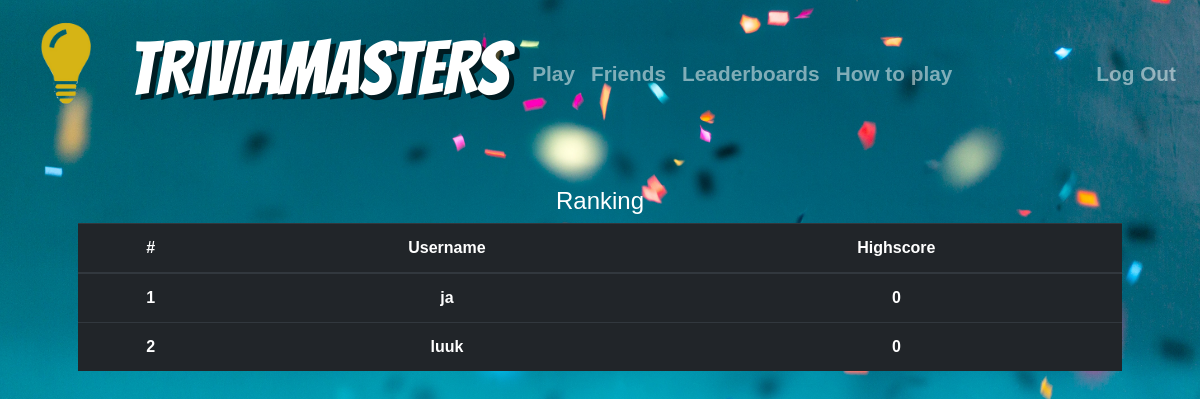
The app's page /leaderboards (signed in), older data.
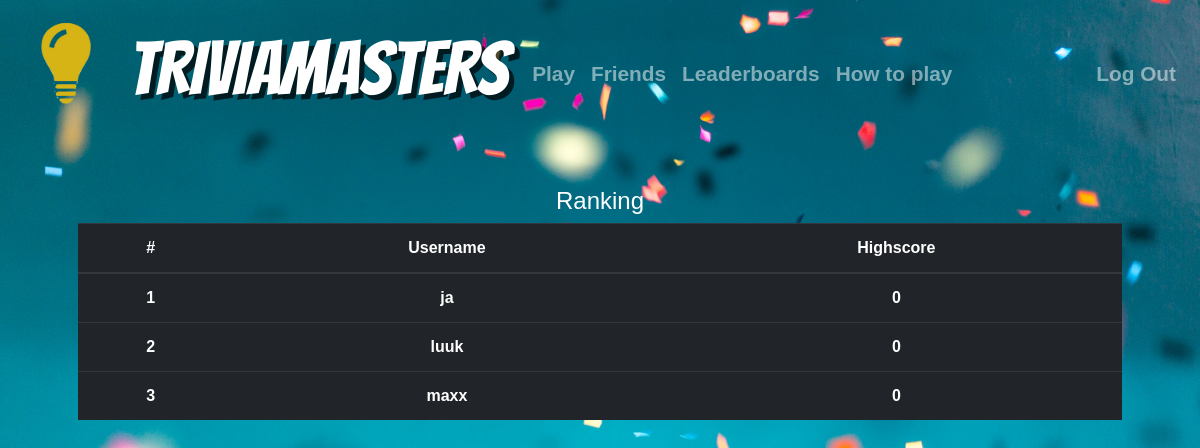
The same page, newer data.
### tables this page shows
CREATE TABLE 'users' ('id' integer PRIMARY KEY NOT NULL, 'username' , 'hash' , 'highscore' );

### application.py (the view)
@app.route("/leaderboards", methods=["GET", "POST"])
@login_required
def leaderbords():
    if request.method == "POST":
        return render_template("leaderboards.html")
    else:
        hscores= db.execute("SELECT highscore, username FROM users")
        users= db.execute("SELECT count(*) FROM users")[0]["count(*)"]
        user_count = []
        for i in range(11):
            if i > 0:
                user_count.append(i)
        hscores = (sorted(hscores, key = lambda i: int(i['highscore']), reverse=True))[:10]
        rangschikking = zip(hscores,user_count)
        return render_template("leaderboards.html", rangschikking=rangschikking)

### application.py (called while the page is built)
@app.after_request
def after_request(response):
    response.headers["Cache-Control"] = "no-cache, no-store, must-revalidate"
    response.headers["Expires"] = 0
    response.headers["Pragma"] = "no-cache"
    return response

### helpers.py (called while the page is built)
def login_required(f):
    @wraps(f)
    def decorated_function(*args, **kwargs):
        if session.get("user_id") is None:
            return redirect("/login")
        return f(*args, **kwargs)
    return decorated_function

### templates/leaderboards.html (shortened to what this page needs)
{% extends "layout.html" %}
{% block main %}
<h4> Ranking</h4>
<table class="table table-dark">
  <thead>
    <tr>
      <th scope="col">#</th>
      <th scope="col">Username</th>
      <th scope="col">Highscore</th>
    </tr>
  </thead>
  <tbody>
    {% for score, count in rangschikking%}
    <tr>
      <th scope="row">{{ count }}</th>
      <td>{{ score.username}}</td>
      <td>{{ score.highscore}}</td>
    </tr>
    {% endfor %}
  </tbody>
</table>
{% endblock %}

### templates/layout.html (shortened to what this page needs)
<!DOCTYPE html>
<html lang="en">
    <head>
        <link href="https://maxcdn.bootstrapcdn.com/bootstrap/4.1.3/css/bootstrap.min.css" rel="stylesheet">
        <link href="/static/styles.css" rel="stylesheet">
    </head>
    <body>
        <nav class="navbar navbar-expand-md navbar-dark">
            {% if session.user_id %}
            <a class="navbar-brand" href="/userpage">
                 <img src="/static/bulb.png" width="100" height="100" class="d-inline-block align-top" alt="">
                    <name>Triviamasters</name>
            </a>
            {% else %}
            <a class="navbar-brand" href="/">
                 <img src="/static/bulb.png" width="100" height="100" class="d-inline-block align-top" alt="">
                    <name>Triviamasters</name>
            </a>
            {% endif %}
            <div class="collapse navbar-collapse" id="navbar">
                {% if session.user_id %}
                    <ul class="navbar-nav mr-auto mt-2">
                        <li class="nav-item"><a class="nav-link" href="/play">Play</a></li>
                        <li class="nav-item"><a class="nav-link" href="/friends">Friends</a></li>
                        <li class="nav-item"><a class="nav-link" href="/leaderboards">Leaderboards</a></li>
                        <li class="nav-item"><a class="nav-link" href="/about">How to play</a></li>
                    </ul>
                    <ul class="navbar-nav ml-auto mt-2">
                        <li class="nav-item"><a class="nav-link" href="/logout">Log Out</a></li>
                    </ul>
                {% else %}
                    <ul class="navbar-nav ml-auto mt-2">
                        <li class="nav-item"><a class="nav-link" href="/about">How to play</a></li>
                        <li class="nav-item"><a class="nav-link" href="/register">Register</a></li>
                        <li class="nav-item"><a class="nav-link" href="/login">Log In</a></li>
                    </ul>
                {% endif %}
            </div>
        </nav>
        <main class="container p-5">
            {% block main %}{% endblock %}
        </main>
    </body>
</html>

### static/styles.css (style rules this page uses)
name { text-align: center; font-weight: normal; color: #fff; text-transform: uppercase; font-size: 75px; white-space: nowrap; z-index: 1000; font-family: 'Bangers', cursive; text-shadow: 5px 5px 0 rgba(0, 0, 0, 0.7); }
nav { background-color: transparent; color: white; }
body { background-image: url("background.jpg"); background-size: 100%; background-color: #d3d3d3; font-family: "Arial"; color: white; font-weight: bolder; }
nav .navbar-brand { font-family:"Arial"; color: white !important; font-weight: normal; font-size: 45px; }
#navbar { font-size: 1.3em; font-weight: bolder; box-shadow: none; }
main { overflow-x: auto; text-align: center; }

Row changes from the older to the newer data that the page shows:
added users: id "3", username "maxx", highscore "0"
